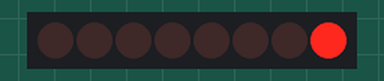
This sketch was run on a simulated Arduino Uno, built with avr-gcc and run on an emulated ATmega328P. On the bench: 8 shift-register outputs drawn as a row of LEDs (first output left, lit = HIGH). Wiring (inferred from the names in the program): shift register (74HC595): data pin 11; shift clock pin 12; latch pin 8; MR pin 7. Wiring (inferred from the signals the program sends): row of LEDs: on Q0, Q1, Q2, Q3, Q4, Q5, Q6, Q7.

Above: at 0.22 s.
At 0.52 s:
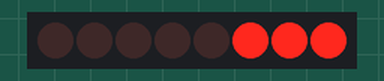
At 0.82 s:
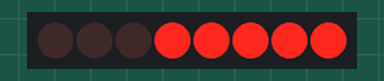
At 1.5 s:
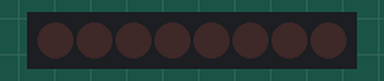
At 2.18 s:
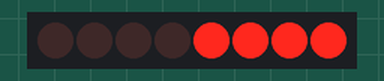
At 2.78 s:
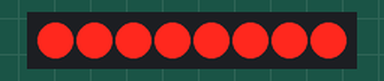
Timing chart, 0 to 3.5 s (numbered marks = the images above):
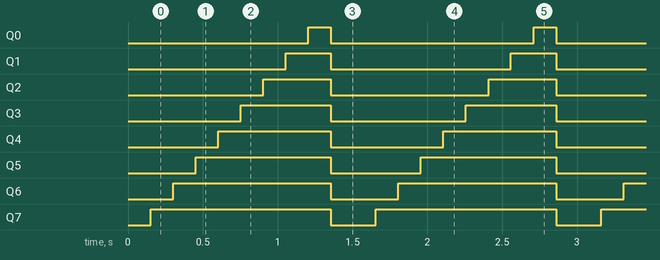

Measured:
- by itself, Q0: alternates HIGH for 0.15 s and LOW for 1.4 s
- by itself, Q1: alternates HIGH for 0.30 s and LOW for 1.2 s
- by itself, Q2: alternates HIGH for 0.45 s and LOW for 1.1 s
- by itself, Q3: alternates HIGH for 0.60 s and LOW for 0.90 s
- by itself, Q4: alternates HIGH for 0.75 s and LOW for 0.75 s
- by itself, Q5: alternates HIGH for 0.90 s and LOW for 0.60 s
- by itself, Q6: alternates HIGH for 1.1 s and LOW for 0.45 s
- by itself, Q7: alternates HIGH for 1.2 s and LOW for 0.30 s

The sketch:

prgressiveBeta.ino
```cpp
#include <IRLibAll.h>
/*
Shift Register Example
for TPIC6B595 shift register by Jens C Brynildsen

This sketch turns reads serial input and uses it to set the pins
of a TPIC6B595 shift register.

Hardware:
* TPIC6B595 shift register attached to pins 7, 8, 11 and 12 of the Arduino,
as detailed below.
* LEDs attached to each of the outputs of the shift register

Based on the example created 23 Mar 2010 by Tom Igoe

*/


#define MY_PROTOCOL NEC


// @ToDo remap all button to constants.
#define RIGHT_ARROW   0xfd50af //Move several clockwise
#define LEFT_ARROW    0xfd10ef //Move servo counterclockwise
#define SELECT_BUTTON 0xfd906f //Center the servo


#define LED_UP        0xFFC23D
#define LED_DOWN      0xFF22DD
#define UP_ARROW      0xFF906F //Increased number of degrees servo moves
#define DOWN_ARROW    0xFFE01F //Decrease number of degrees servo moves


// #define BUTTON_0 0xfd30cf  //Pushing buttons 0-9 moves to fixed positions
// #define BUTTON_1 0xfd08f7  // each 20 degrees greater
// #define BUTTON_2 0xfd8877
// #define BUTTON_3 0xfd48b7
// #define BUTTON_4 0xfd28d7
// #define BUTTON_5 0xfda857
// #define BUTTON_6 0xfd6897
// #define BUTTON_7 0xfd18e7
// #define BUTTON_8 0xfd9867
#define BUTTON_9 0xfd58a7


IRrecv myReceiver(4); //pin number for the receiver
IRdecode myDecoder;

// Servo myServo;  // create servo object to control a servo
int16_t pos;         // variable to store the servo position
int16_t Speed;       // Number of degrees to move each time a left/right button is pressed
uint32_t Previous;//handles NEC repeat codes


//Pin to clear the register
const int clearPin = 7;
//Pin connected to latch pin (RCK) of TPIC6B595
const int latchPin = 8;
//Pin connected to clock pin (SRCK) of TPIC6B595
const int clockPin = 12;
////Pin connected to Data in (SER IN) of TPIC6B595
const int dataPin = 11;

int maxNumLeds   = 8;
int numLedsInUse = 8;
byte dataArray[10];

int counter = 0;
byte inputOn;


int ledSpeed = 150;

void setup() {

  // myServo.attach(9);      // attaches the servo on pin 9 to the servo object
  pos = 90;               // start at midpoint 90 degrees
  Speed = 3;              // servo moves 3 degrees each time left/right is pushed
  // myServo.write(pos);     // Set initial position
  myReceiver.enableIRIn(); // Start the receiver


 //set pins to output because they are addressed in the main loop
 pinMode(clearPin, OUTPUT);
 pinMode(latchPin, OUTPUT);
 pinMode(dataPin, OUTPUT);
 pinMode(clockPin, OUTPUT);
 Serial.begin(9600);

// numLedsInUse = 8
inputOn = 0;

 // Always start by setting SRCLR high
 digitalWrite( clearPin, HIGH);

}

void loop() {


  if (myReceiver.getResults()) {
    myDecoder.decode();
    if(myDecoder.protocolNum==MY_PROTOCOL) {
      if(myDecoder.value==0xFFFFFFFF)
        myDecoder.value=Previous;

//      Serial.println(myDecoder.value);
      Serial.println(myDecoder.value, HEX);
      switch(myDecoder.value) {
      case UP_ARROW:      ledSpeed = ledSpeedFunc(ledSpeed, (char*)"up"); break;
      case DOWN_ARROW:    ledSpeed = ledSpeedFunc(ledSpeed, (char*)"down"); break;
      case LED_UP:        numLedsInUse = ledChangeFunc(numLedsInUse, (char*)"led_up"); break;
      case LED_DOWN:      numLedsInUse = ledChangeFunc(numLedsInUse, (char*)"led_down"); break;
      }
      // myServo.write(pos); // tell servo to go to position in variable 'pos'
      Previous=myDecoder.value;
    }
    myReceiver.enableIRIn();
 }


 // Display LED's running
 if (counter <= numLedsInUse) {
  // Serial.println("===========");
  // Serial.println(String(inputOn, BIN));
  // Serial.println("===========");

  registerWrite(counter, HIGH, inputOn);

  counter++;
  inputOn = inputOn + round(pow(2.0, (numLedsInUse - counter)));
 }
 else {
  // registerWrite((counter - 1), HIGH, dataArray[counter]);
  // registerWrite((counter - 1), HIGH, (byte) pow(2, (counter + 1)));
  // inputOn = inputOn >> counter;
  counter = 0;
  inputOn = 0;

  // inputOn = inputOn + round(pow(2.0, (numLedsInUse - counter)));
  registerWrite(counter, HIGH, inputOn);

 }

 delay(ledSpeed);
}

// This method sends bits to the shift register:
void registerWrite(int whichPin, int whichState, byte data) {
  // turn off the output so the pins don't light up
  // while you're shifting bits:
  digitalWrite(latchPin, LOW);
  // shift the bits out
  shiftOut(dataPin, clockPin, MSBFIRST, data);

  // turn on the output so the LEDs can light up:
  digitalWrite(latchPin, HIGH);
}

int ledSpeedFunc(int speed, char* direction) {
  Serial.println(speed);
  if (direction == "up") {
    if ((speed -7) > 0) {
      return speed - 7;
    }
    else {
      // @ToDo add solid LED state.
      // Current hardware can't handle < 7ms delay time.
      // Possible issues: IR commands are getting called mid loop and being duplicated.
      return 7;
    }
  }
  else {
    if ((speed +7) <= 2000) {
      return speed + 7;
    }
    else {
      return 2000;
    }
  }
}

int ledChangeFunc(int numLedsInUse, char* direction) {
  // Serial.println("=======");
  // Serial.println(numLedsInUse);
  // Serial.println(maxNumLeds);
  // Serial.println("=======");
  if (direction == "led_up") {
    Serial.println("led_up");
    if (numLedsInUse < maxNumLeds) {
      return (numLedsInUse + 1);
    }
    else {
      return maxNumLeds;
    }
  }
  else {
    Serial.println("led_down");
    if (numLedsInUse > 0) {
      return (numLedsInUse - 1);
    }
    else {
      return 0;
    }
  }
}
```
